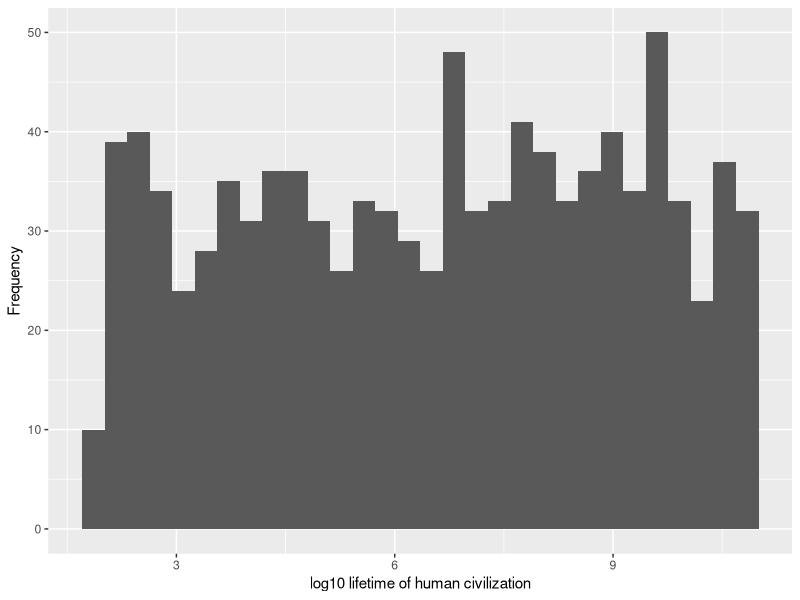
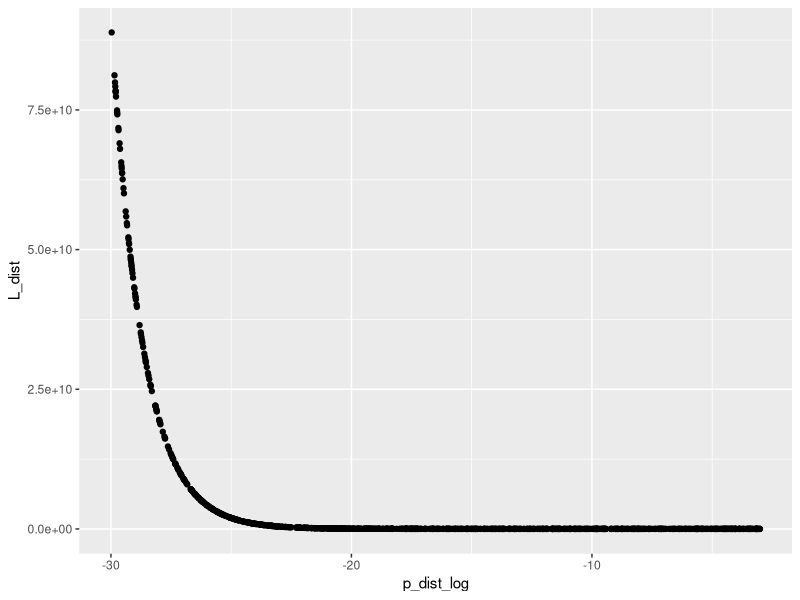
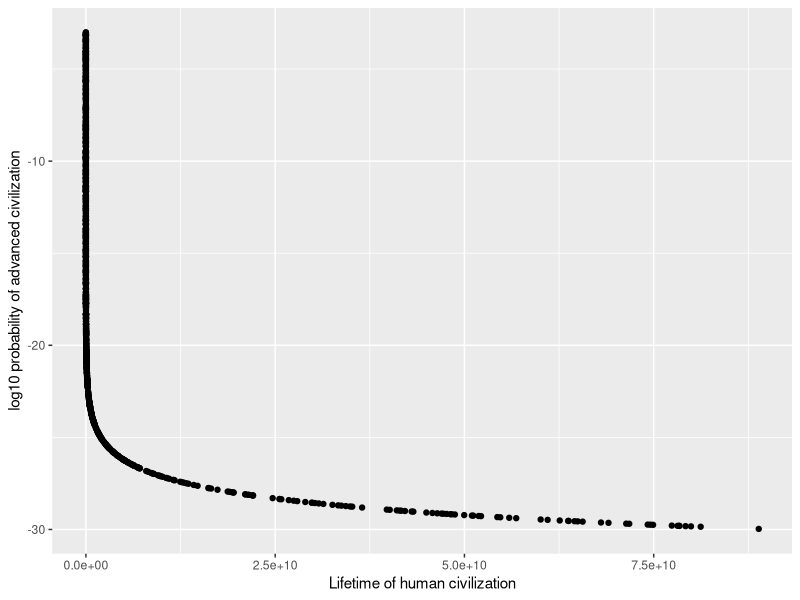
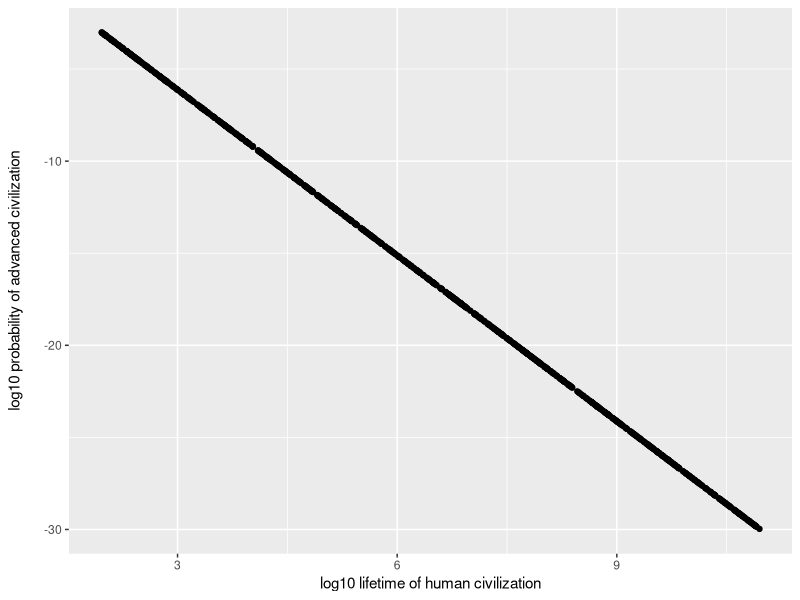

The R script that drew these images, in order:
#################################################
# Code to calculate the minimum value 
# of the lifetime of an advanced civilization
# so that it can detect the presence of another
# advanced radio transmitting civilization
##################################################

###########################
# load libraries
###########################
library(ggplot2)


###########################
# basic calculations
###########################
c = (240 * pi)^(1/3)


(240 * pi)^(1/3)


p = 1e-12

L = c/ ( p^(1/3)  )

L

#####################
# general equation
#####################

d = 1/320

p = 1e-12

L = ( (3 * pi ) / ( 4 * p * d ) )^(1/3)

L


d = 1/320

p = 1e-15

L = ( (3 * pi ) / ( 4 * p * d ) )^(1/3)

L


############################
# sample p, d and plot L
############################

# sample from uniform distribution for log10(p)
N_samples = 1000 # number of samples
p_log_MIN = log10(1e-30) # minimum value of p on log scale
p_log_MAX = log10(1e-3)  # maximum value of p on log scale
d = 1/320 # stellar density in our neighbourhood

# sample
p_dist_log = runif(n = N_samples, min = p_log_MIN, max = p_log_MAX)
p_dist = 10^p_dist_log


# cosmic loneliness equation
L_dist = ( (3 * pi ) / ( 4 * p_dist * d ) )^(1/3)

L_dist

# plot L log
ggplot2::qplot( log10( L_dist), 
                xlab = 'log10 lifetime of human civilization',
                ylab = 'Frequency'
                )

summary( (L_dist)  )

ggplot2::qplot(x = p_dist_log, y = L_dist)

ggplot2::qplot(y = p_dist_log, x = L_dist, 
               xlab = 'Lifetime of human civilization',
               ylab = 'log10 probability of advanced civilization')

# ggplot2::qplot(y = log10(p_dist_log + 0.1), x = log10(L_dist + 0.1) )
ggplot2::qplot(y = p_dist_log, x = log10(L_dist), 
               xlab = 'log10 lifetime of human civilization',
               ylab = 'log10 probability of advanced civilization
               ')
